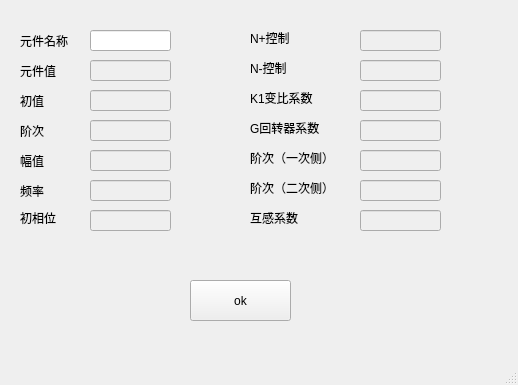
<?xml version="1.0" encoding="UTF-8"?>
<ui version="4.0">
 <class>MainWindowSetComponentParameter</class>
 <widget class="QMainWindow" name="MainWindowSetComponentParameter">
  <property name="geometry">
   <rect>
    <x>0</x>
    <y>0</y>
    <width>518</width>
    <height>385</height>
   </rect>
  </property>
  <property name="windowTitle">
   <string>元件参数设置</string>
  </property>
  <widget class="QWidget" name="centralwidget">
   <widget class="QLabel" name="label">
    <property name="geometry">
     <rect>
      <x>20</x>
      <y>30</y>
      <width>72</width>
      <height>21</height>
     </rect>
    </property>
    <property name="text">
     <string>元件名称</string>
    </property>
   </widget>
   <widget class="QLabel" name="label_2">
    <property name="geometry">
     <rect>
      <x>20</x>
      <y>60</y>
      <width>51</width>
      <height>21</height>
     </rect>
    </property>
    <property name="text">
     <string>元件值</string>
    </property>
   </widget>
   <widget class="QLabel" name="label_3">
    <property name="geometry">
     <rect>
      <x>20</x>
      <y>90</y>
      <width>41</width>
      <height>21</height>
     </rect>
    </property>
    <property name="text">
     <string>初值</string>
    </property>
   </widget>
   <widget class="QLabel" name="label_4">
    <property name="geometry">
     <rect>
      <x>20</x>
      <y>120</y>
      <width>41</width>
      <height>21</height>
     </rect>
    </property>
    <property name="text">
     <string>阶次</string>
    </property>
   </widget>
   <widget class="QLineEdit" name="lineEditName">
    <property name="enabled">
     <bool>true</bool>
    </property>
    <property name="geometry">
     <rect>
      <x>90</x>
      <y>30</y>
      <width>81</width>
      <height>21</height>
     </rect>
    </property>
   </widget>
   <widget class="QLineEdit" name="lineEditValue">
    <property name="enabled">
     <bool>false</bool>
    </property>
    <property name="geometry">
     <rect>
      <x>90</x>
      <y>60</y>
      <width>81</width>
      <height>21</height>
     </rect>
    </property>
   </widget>
   <widget class="QPushButton" name="pushButtonOk">
    <property name="geometry">
     <rect>
      <x>190</x>
      <y>280</y>
      <width>101</width>
      <height>41</height>
     </rect>
    </property>
    <property name="text">
     <string>ok</string>
    </property>
   </widget>
   <widget class="QLabel" name="label_5">
    <property name="geometry">
     <rect>
      <x>20</x>
      <y>150</y>
      <width>41</width>
      <height>21</height>
     </rect>
    </property>
    <property name="text">
     <string>幅值</string>
    </property>
   </widget>
   <widget class="QLabel" name="label_6">
    <property name="geometry">
     <rect>
      <x>20</x>
      <y>180</y>
      <width>41</width>
      <height>21</height>
     </rect>
    </property>
    <property name="text">
     <string>频率</string>
    </property>
   </widget>
   <widget class="QLabel" name="label_7">
    <property name="geometry">
     <rect>
      <x>20</x>
      <y>210</y>
      <width>81</width>
      <height>16</height>
     </rect>
    </property>
    <property name="text">
     <string>初相位</string>
    </property>
   </widget>
   <widget class="QLabel" name="label_8">
    <property name="geometry">
     <rect>
      <x>250</x>
      <y>30</y>
      <width>81</width>
      <height>16</height>
     </rect>
    </property>
    <property name="text">
     <string>N+控制</string>
    </property>
   </widget>
   <widget class="QLabel" name="label_9">
    <property name="geometry">
     <rect>
      <x>250</x>
      <y>60</y>
      <width>81</width>
      <height>16</height>
     </rect>
    </property>
    <property name="text">
     <string>N-控制</string>
    </property>
   </widget>
   <widget class="QLabel" name="label_10">
    <property name="geometry">
     <rect>
      <x>250</x>
      <y>90</y>
      <width>81</width>
      <height>16</height>
     </rect>
    </property>
    <property name="text">
     <string>K1变比系数</string>
    </property>
   </widget>
   <widget class="QLabel" name="label_11">
    <property name="geometry">
     <rect>
      <x>250</x>
      <y>120</y>
      <width>101</width>
      <height>16</height>
     </rect>
    </property>
    <property name="text">
     <string>G回转器系数</string>
    </property>
   </widget>
   <widget class="QLabel" name="label_12">
    <property name="geometry">
     <rect>
      <x>250</x>
      <y>150</y>
      <width>111</width>
      <height>16</height>
     </rect>
    </property>
    <property name="text">
     <string>阶次（一次侧）</string>
    </property>
   </widget>
   <widget class="QLabel" name="label_13">
    <property name="geometry">
     <rect>
      <x>250</x>
      <y>180</y>
      <width>111</width>
      <height>16</height>
     </rect>
    </property>
    <property name="text">
     <string>阶次（二次侧）</string>
    </property>
   </widget>
   <widget class="QLabel" name="label_14">
    <property name="geometry">
     <rect>
      <x>250</x>
      <y>210</y>
      <width>111</width>
      <height>16</height>
     </rect>
    </property>
    <property name="text">
     <string>互感系数</string>
    </property>
   </widget>
   <widget class="QLineEdit" name="lineEditValueStartValue">
    <property name="enabled">
     <bool>false</bool>
    </property>
    <property name="geometry">
     <rect>
      <x>90</x>
      <y>90</y>
      <width>81</width>
      <height>21</height>
     </rect>
    </property>
   </widget>
   <widget class="QLineEdit" name="lineEditValueFre">
    <property name="enabled">
     <bool>false</bool>
    </property>
    <property name="geometry">
     <rect>
      <x>90</x>
      <y>180</y>
      <width>81</width>
      <height>21</height>
     </rect>
    </property>
   </widget>
   <widget class="QLineEdit" name="lineEditNameNOrder">
    <property name="enabled">
     <bool>false</bool>
    </property>
    <property name="geometry">
     <rect>
      <x>90</x>
      <y>120</y>
      <width>81</width>
      <height>21</height>
     </rect>
    </property>
   </widget>
   <widget class="QLineEdit" name="lineEditValueFz">
    <property name="enabled">
     <bool>false</bool>
    </property>
    <property name="geometry">
     <rect>
      <x>90</x>
      <y>150</y>
      <width>81</width>
      <height>21</height>
     </rect>
    </property>
   </widget>
   <widget class="QLineEdit" name="lineEditNameG">
    <property name="enabled">
     <bool>false</bool>
    </property>
    <property name="geometry">
     <rect>
      <x>360</x>
      <y>120</y>
      <width>81</width>
      <height>21</height>
     </rect>
    </property>
   </widget>
   <widget class="QLineEdit" name="lineEditValueOrderLeft">
    <property name="enabled">
     <bool>false</bool>
    </property>
    <property name="geometry">
     <rect>
      <x>360</x>
      <y>150</y>
      <width>81</width>
      <height>21</height>
     </rect>
    </property>
   </widget>
   <widget class="QLineEdit" name="lineEditValueOrderRight">
    <property name="enabled">
     <bool>false</bool>
    </property>
    <property name="geometry">
     <rect>
      <x>360</x>
      <y>180</y>
      <width>81</width>
      <height>21</height>
     </rect>
    </property>
   </widget>
   <widget class="QLineEdit" name="lineEditValueK1">
    <property name="enabled">
     <bool>false</bool>
    </property>
    <property name="geometry">
     <rect>
      <x>360</x>
      <y>90</y>
      <width>81</width>
      <height>21</height>
     </rect>
    </property>
   </widget>
   <widget class="QLineEdit" name="lineEditNameNADD">
    <property name="enabled">
     <bool>false</bool>
    </property>
    <property name="geometry">
     <rect>
      <x>360</x>
      <y>30</y>
      <width>81</width>
      <height>21</height>
     </rect>
    </property>
   </widget>
   <widget class="QLineEdit" name="lineEditValueNCUT">
    <property name="enabled">
     <bool>false</bool>
    </property>
    <property name="geometry">
     <rect>
      <x>360</x>
      <y>60</y>
      <width>81</width>
      <height>21</height>
     </rect>
    </property>
   </widget>
   <widget class="QLineEdit" name="lineEditValueCxw">
    <property name="enabled">
     <bool>false</bool>
    </property>
    <property name="geometry">
     <rect>
      <x>90</x>
      <y>210</y>
      <width>81</width>
      <height>21</height>
     </rect>
    </property>
   </widget>
   <widget class="QLineEdit" name="lineEditValueHgxs">
    <property name="enabled">
     <bool>false</bool>
    </property>
    <property name="geometry">
     <rect>
      <x>360</x>
      <y>210</y>
      <width>81</width>
      <height>21</height>
     </rect>
    </property>
   </widget>
  </widget>
  <widget class="QMenuBar" name="menubar">
   <property name="geometry">
    <rect>
     <x>0</x>
     <y>0</y>
     <width>518</width>
     <height>33</height>
    </rect>
   </property>
  </widget>
  <widget class="QStatusBar" name="statusbar"/>
 </widget>
 <resources/>
 <connections/>
</ui>
